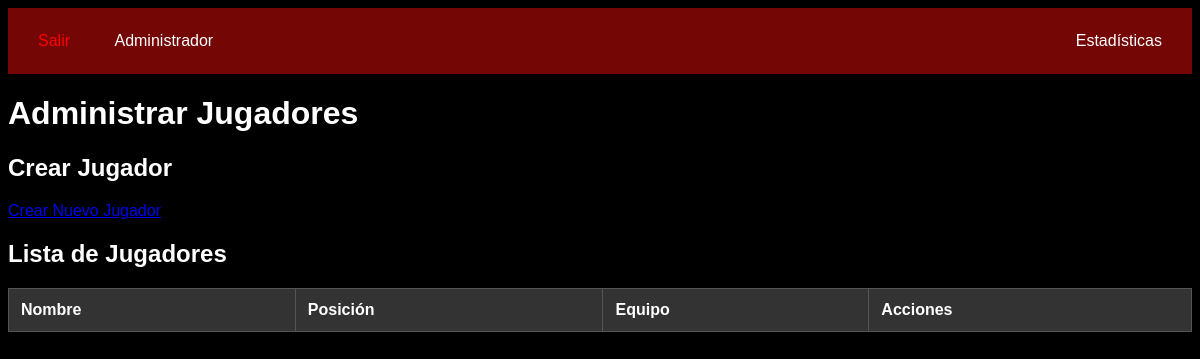
The page /adminJugadores/ (signed in) on the database as committed earlier.
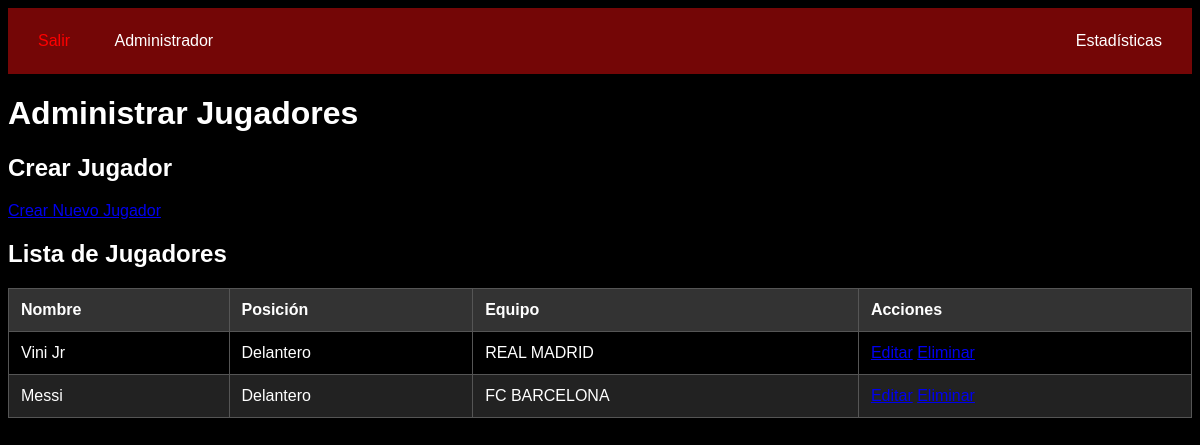
The same page on the database as committed later.
### log/models.py (models this page shows, shortened)
class Jugador(models.Model):
    nombre = models.CharField(max_length=150)
    posicion = models.CharField(max_length=50)
    equipo = models.ForeignKey(Equipo, on_delete=models.PROTECT)

class Equipo(models.Model):
    nombre = models.CharField(max_length=50)
    def __str__(self):
        return self.nombre

### log/views.py (the view)
# urls.py: path('adminJugadores/', views.adminJugadores, name='adminJugadores'),
@login_required
def adminJugadores(request):
    jugadores = Jugador.objects.all()
    form = JugadorForm()
    if request.method == 'POST':
        form = JugadorForm(request.POST)
        if form.is_valid():
            form.save()
            return redirect('adminJugadores')
    context = {
        'form': form,
        'jugadores': jugadores
    }
    return render(request, 'log/adminJugadores.html', context)

### log/templates/log/adminJugadores.html
{% extends 'log/base.html' %}
{% load static %}
{% block head %}
<link rel="stylesheet" href="{% static 'log/styles/adminJugadores.css' %}">
{% endblock %}
{% block main %}
    <h1>Administrar Jugadores</h1>
    <h2>Crear Jugador</h2>
    <a href="{% url 'crear_jugador' %}">Crear Nuevo Jugador</a>
    <h2>Lista de Jugadores</h2>
    <table>
        <thead>
            <tr>
                <th>Nombre</th>
                <th>Posición</th>
                <th>Equipo</th>
                <th>Acciones</th>
            </tr>
        </thead>
        <tbody>
            {% for jugador in jugadores %}
                <tr>
                    <td>{{ jugador.nombre }}</td>
                    <td>{{ jugador.posicion }}</td>
                    <td>{{ jugador.equipo }}</td>
                    <td>
                        <a href="{% url 'editar_jugador' jugador.id %}">Editar</a>
                        <a href="{% url 'eliminar_jugador' jugador.id %}">Eliminar</a>
                    </td>
                </tr>
            {% endfor %}
        </tbody>
    </table>
{% endblock %}

Rows that differ between the two databases and show on the page:
added Jugador: nombre "Vini Jr", posicion "Delantero", equipo "REAL MADRID"
added Jugador: nombre "Messi", posicion "Delantero", equipo "FC BARCELONA"
